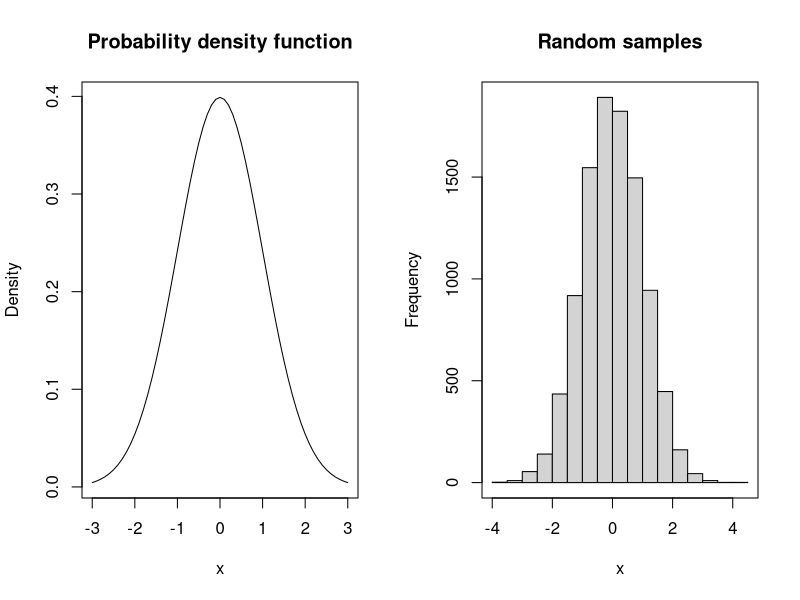
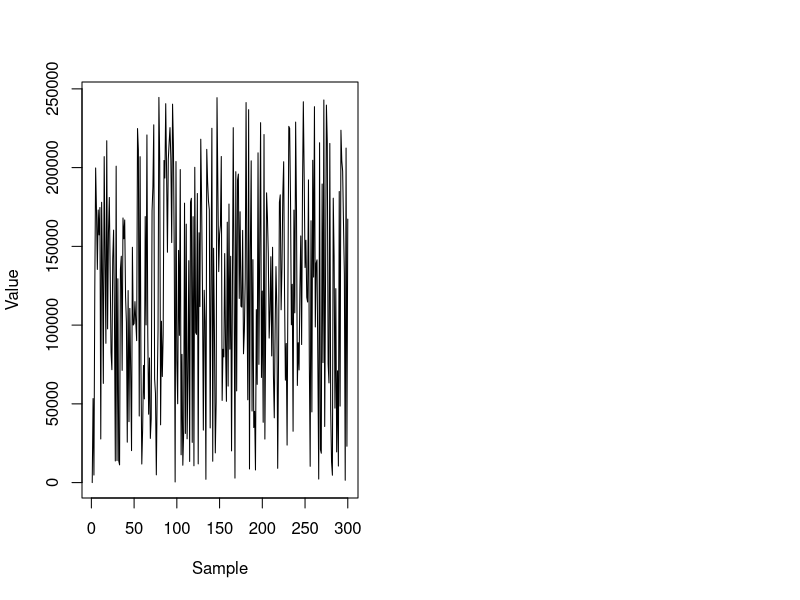

The R script that drew these images, in order:
## ---- chunk 1

knitr::opts_chunk$set(echo = TRUE)
## ---- chunk 2

det_row <- function(mat) {
  
  nr <- nrow(mat)
  fact <- numeric(nr - 1)
  
  for (i in seq_len(nr - 1)) {
    
    # Normalize current row (1 in first column) & save the multiplication factor
    fact[i] <- mat[i, i]
    mat[i, ] <- mat[i, ] / mat[i, i]
    
    # Subtract multiples of the current row from all succeeding rows
    # to get a column of zeros below
    for (j in (i + 1):nr)
    
      mat[j, ] <- mat[j, ] - mat[j, i] * mat[i, ] 
  
  }
  
  # Take the product of the multiplication factors 
  # & the last value in the matrix (unnormalized)
  prod(fact) * mat[nr, nr]

}

# Example

set.seed(12345)
mat <- matrix(sample(1:9), ncol = 3)

det_row(mat)
det(mat)

## ---- chunk 3

# Probability density function (normal)
pdf <- function(x) (1 / sqrt(2 * pi)) * exp(-1/2 * (x)^2)

# ...suppose we didn't have rnorm() but had the pdf() above

# Use R's numerical integration to make a CDF
cdf <- function(x) {
  integrate(pdf, 0, x)[[1]]
}

# Make inverse CDF by approximating a vector of cumulative densities
# numerically (via linear approximation)
cumdens <- sapply(seq(0.01, 5, 0.01), cdf)
icdf <- approxfun(cumdens, seq(0.01, 5, 0.01))

# Draw random samples & transform them via ICDF (and also randomly flip sign
# so that we get both positive & negative values)
samples <- runif(10000, 0, 0.5)
x <- icdf(samples) * ifelse(runif(1000, 0, 2) > 1, 1, -1)

par(mfrow = c(1, 2))

plot(seq(-3, 3, 0.1), pdf(seq(-3, 3, 0.1)), type = 'l',
     xlab = 'x', ylab = 'Density', main = 'Probability density function')
hist(x, main = 'Random samples')
box()

## ---- chunk 4

s0 <- 1
a <- 1597
b <- 51749
M <- 244944

nsamples <- 300

s <- numeric(nsamples)
s[1] <- s0

for (i in 2:nsamples) {
  s[i] = (a * s[i - 1] + b) %% M
}

plot(1:nsamples, s, type = 'l',
     xlab = 'Sample', ylab = 'Value')

